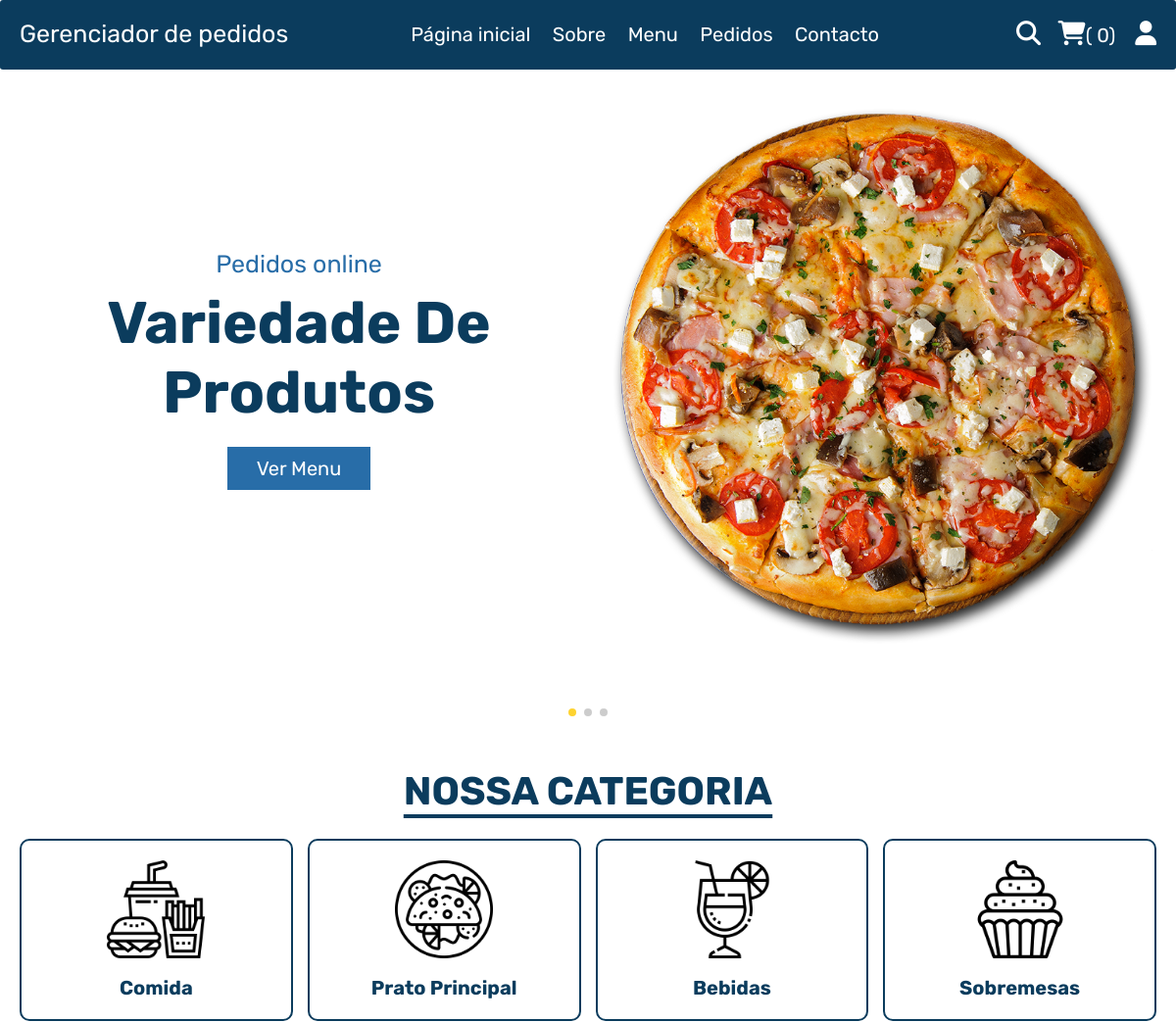
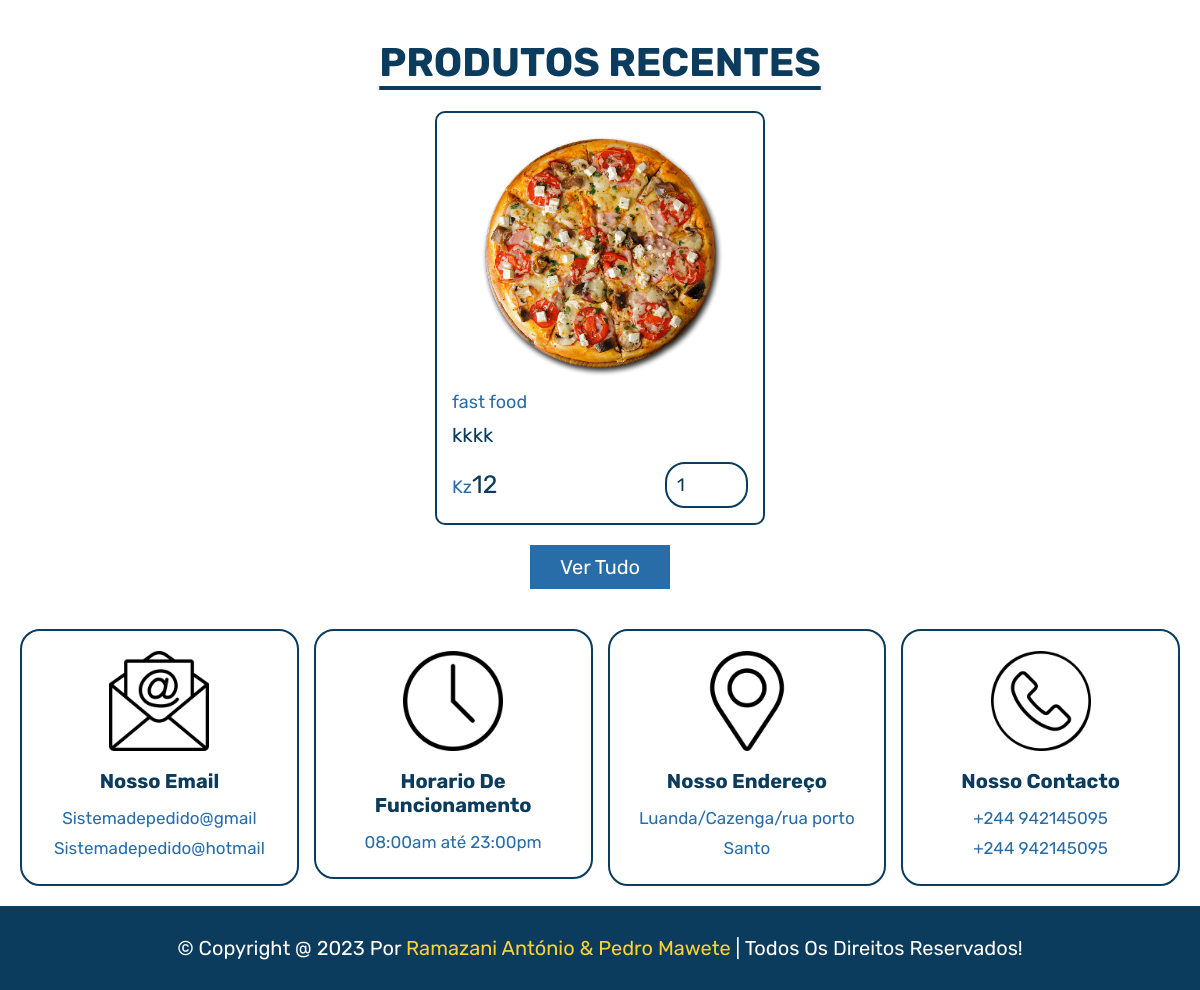
The app's page /home.php with its own data (2 pictures, top to bottom).
### tables this page shows
CREATE TABLE `produtos` (
  `id` int(100) NOT NULL AUTO_INCREMENT,
  `nome` varchar(100) NOT NULL,
  `categoria` varchar(100) NOT NULL,
  `preço` int(10) NOT NULL,
  `imagem` varchar(100) NOT NULL,
  PRIMARY KEY (`id`)
);

### home.php (the view, shortened to what this page needs)
<?php
include __DIR__ . './components/connect.php';
?>
<!DOCTYPE html>
<html lang="pt-br">
<head>
   <link rel="stylesheet" href="https://unpkg.com/swiper@8/swiper-bundle.min.css" />
   <link rel="stylesheet" href="https://cdnjs.cloudflare.com/ajax/libs/font-awesome/6.1.1/css/all.min.css">
   <link rel="stylesheet" href="./css/animate.min.css">
   <link rel="stylesheet" href="css/style.css">
</head>
<body>
<?php include 'components/usuario_cabeçalho.php'; ?>
<section class="hero">
   <div class="swiper hero-slider">
      <div class="swiper-wrapper">
         <div class="swiper-slide slide">
            <div class="content">
               <span>Pedidos online</span>
               <h3>Variedade de produtos</h3>
               <a href="menu.php" class="btn">ver menu</a>
            </div>
            <div class="image">
               <img src="images/home-img-1.png" alt="">
            </div>
         </div>
         <div class="swiper-slide slide">
            <div class="content">
               <span>Pedido online</span>
               <h3>Tão perto de si</h3>
               <a href="menu.php" class="btn">ver menu</a>
            </div>
            <div class="image">
               <img src="images/home-img-2.png" alt="">
            </div>
         </div>
         <div class="swiper-slide slide">
            <div class="content">
               <span>Pedido online</span>
               <h3>Obrigado pela escolha</h3>
               <a href="menu.php" class="btn">ver menu</a>
            </div>
            <div class="image">
               <img src="images/home-img-3.png" alt="">
            </div>
         </div>
      </div>
      <div class="swiper-pagination"></div>
   </div>
</section>
<section class="category">
   <h1 class="titulo">Nossa categoria</h1>
   <div class="box-container">
      <a href="categoria.php?category=comida" class="box">
         <img src="images/cat-1.png" alt="">
         <h3>Comida</h3>
      </a>
      <a href="categoria.php?category=prato principal" class="box">
         <img src="images/cat-2.png" alt="">
         <h3>Prato principal</h3>
      </a>
      <a href="categoria.php?category=bebida" class="box">
         <img src="images/cat-3.png" alt="">
         <h3>Bebidas</h3>
      </a>
      <a href="categoria.php?category=sobremesa" class="box">
         <img src="images/cat-4.png" alt="">
         <h3>sobremesas</h3>
      </a>
   </div>
</section>
<section class="products">
   <h1 class="titulo">Produtos recentes</h1>
   <div class="box-container">
      <?php
         $select_products = $conn->prepare("SELECT * FROM `produtos` LIMIT 6");
         $select_products->execute();
         if($select_products->rowCount() > 0){
            while($fetch_products = $select_products->fetch(PDO::FETCH_ASSOC)){
      ?>
      <form action="" method="post" class="box">
         <img src="imagem_editada/<?= $fetch_products['imagem']; ?>" alt="">
         <a href="categoria.php?category=<?= $fetch_products['categoria']; ?>" class="cat"><?= $fetch_products['categoria']; ?></a>
         <div class="name"><?= $fetch_products['nome']; ?></div>
         <div class="flex">
            <div class="price"><span>Kz</span><?= $fetch_products['preço']; ?></div>
            <input type="number" name="qty" class="qty" min="1" max="99" value="1" maxlength="2">
         </div>
      </form>
      <?php
            }
         }else{
            echo '<p class="empty">nenhum produto adicionado ainda!</p>';
         }
      ?>
   </div>
   <div class="more-btn">
      <a href="menu.php" class="btn">ver tudo</a>
   </div>
</section>
<?php include 'components/footer.php'; ?>
</body>
</html>

### css/style.css (style rules this page uses)
:root { --yellow:#fed330; --red:#e74c3c; --white:#fff; --black:#0B3C5D; --light-color:#286DA8; --border:.2rem solid var(--black); }
* { font-family: 'Rubik', sans-serif; margin:0; padding:0; box-sizing: border-box; outline: none; border: none; text-decoration: none; }
html { font-size: 62.5%; overflow-x: hidden; scroll-behavior: smooth; stop-opacity: 7rem; }
section { margin:0 auto; max-width: 1200px; padding:2rem; }
.titulo { text-align: center; margin-bottom: 2.5rem; font-size: 4rem; color:var(--black); text-transform: uppercase; text-decoration: underline; text-underline-offset: 1rem; }
.btn, .delete-btn { margin-top: 1rem; display: inline-block; font-size: 2rem; padding:1rem 3rem; cursor: pointer; text-transform: capitalize; transition: .2s linear; }
.btn { background-color: var(--light-color); color:var(--white); }
.hero .slide { display: flex; align-items: center; flex-wrap: wrap-reverse; gap:2rem; margin-bottom: 4rem; }
.hero .slide .image { flex:1 1 40rem; }
.hero .slide .image img { width: 100%; }
.hero .slide .content { flex:1 1 40rem; text-align: center; }
.hero .slide .content span { font-size: 2.5rem; color:var(--light-color); }
.hero .slide .content h3 { margin:1rem 0; font-size: 6rem; color:var(--black); text-transform: capitalize; }
.category .box-container { display: grid; grid-template-columns: repeat(auto-fit, minmax(27rem, 1fr)); gap:1.5rem; align-items: flex-start; }
.category .box-container .box { border:var(--border); border-radius: 10px; padding:2rem; text-align: center; }
.category .box-container .box img { width: 100%; height: 10rem; object-fit: contain; }
.category .box-container .box h3 { font-size: 2rem; margin-top: 1.5rem; color:var(--black); text-transform: capitalize; }
.products .box-container { display: grid; grid-template-columns: repeat(auto-fit, 33rem); justify-content: center; align-items: flex-start; gap:1.5rem; }
.products .box-container .box { border:var(--border); border-radius: 10px; padding:1.5rem; position: relative; overflow: hidden; }
.products .box-container .box img { height: 25rem; width: 100%; object-fit: contain; margin-bottom: 1rem; }
.products .box-container .box .cat { font-size: 1.8rem; color:var(--light-color); }
.products .box-container .box .name { font-size: 2rem; color:var(--black); margin:1rem 0; }
.products .box-container .box .flex { display: flex; align-items: center; gap:1rem; margin-top: 1.5rem; }
.products .box-container .box .flex .price { margin-right: auto; font-size: 2.5rem; color:var(--black); }
.products .box-container .box .flex .price span { color:var(--light-color); font-size: 1.8rem; }
.products .box-container .box .flex .qty { padding:1rem; border:var(--border); border-radius: 20px; font-size: 1.8rem; color:var(--black); }
.products .more-btn { margin-top: 1rem; text-align: center; }

### records on screen
produtos: imagem (picture), categoria "fast food", nome "kkkk", preço "12"

### other values on screen
$total_cart_items "0"
